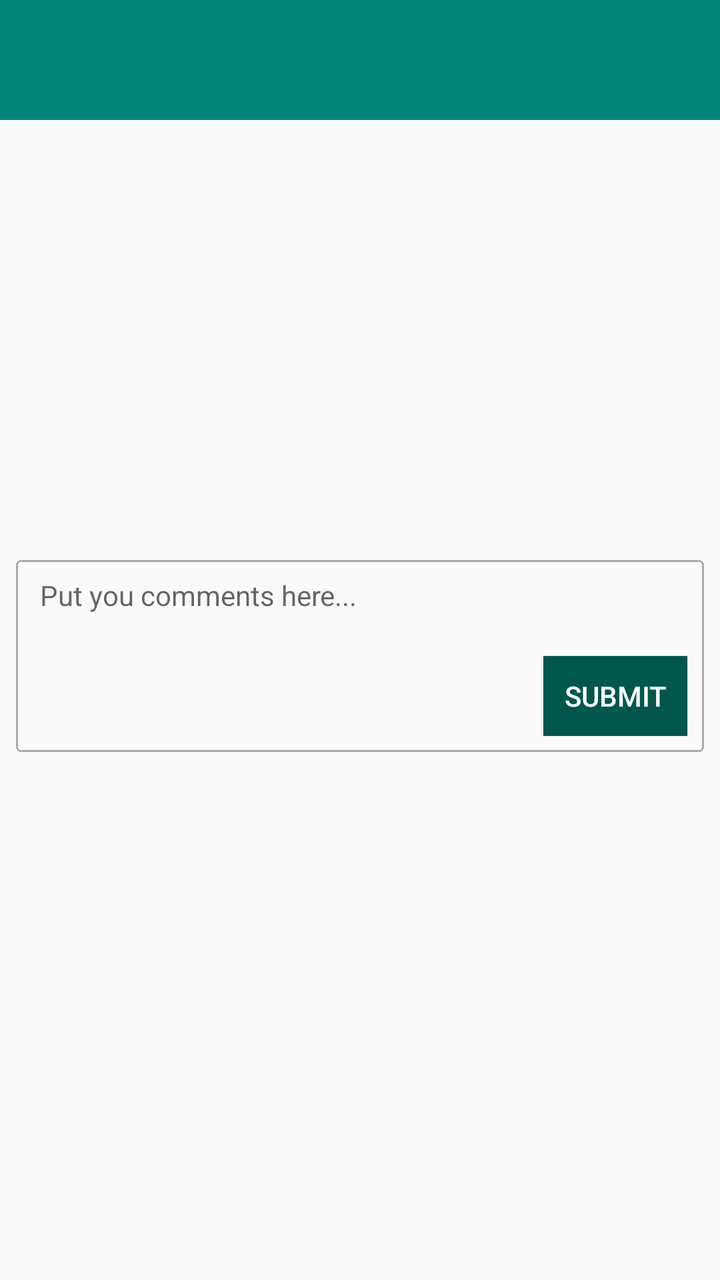
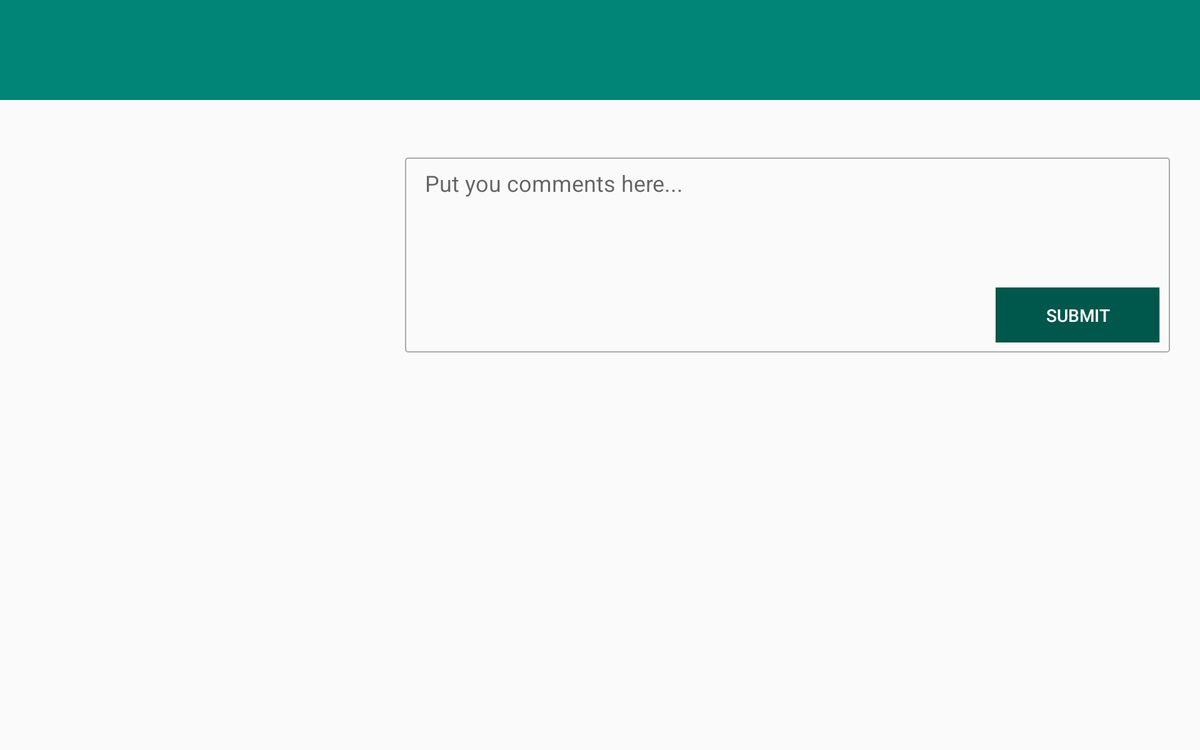

Two renders of one Android screen. The first uses the default layout on a phone; the second uses the alternative layout the repository ships for a different screen configuration, on a matching device. The two XML files are below.
<!-- AndroidManifest.xml: activity theme AppTheme.NoActionBar -->
<!-- res/layout/activity_details.xml -->
<?xml version="1.0" encoding="utf-8"?>
<LinearLayout xmlns:android="http://schemas.android.com/apk/res/android"
    xmlns:app="http://schemas.android.com/apk/res-auto"
    android:layout_width="match_parent"
    android:layout_height="match_parent"
    android:orientation="vertical">

    <com.google.android.material.appbar.AppBarLayout
        android:id="@+id/appbar"
        android:layout_width="match_parent"
        android:layout_height="60dp"
        android:theme="@style/AppTheme.AppBarOverlay">

        <androidx.appcompat.widget.Toolbar
            android:id="@+id/toolbar"
            android:layout_width="match_parent"
            android:layout_height="match_parent"
            android:contentInsetLeft="0dp"
            android:contentInsetStart="0dp"
            app:contentInsetLeft="0dp"
            app:contentInsetStart="0dp"
            android:contentInsetRight="0dp"
            android:contentInsetEnd="0dp"
            app:contentInsetRight="0dp"
            app:contentInsetEnd="0dp"
            app:popupTheme="@style/AppTheme.PopupOverlay">

            <FrameLayout
                android:layout_width="match_parent"
                android:layout_height="match_parent">


                <TextView
                    android:id="@+id/tv_title"
                    android:layout_width="match_parent"
                    android:layout_height="match_parent"
                    android:gravity="center"
                    android:textSize="18sp"
                    android:textColor="@color/colorWhite"
                    android:text=""/>


                <ImageView
                    android:layout_marginStart="24dp"
                    android:layout_gravity="center_vertical"
                    android:id="@+id/img_back"
                    android:layout_width="24dp"
                    android:layout_height="24dp"
                    app:srcCompat="@drawable/ic_backspace" />


            </FrameLayout>
        </androidx.appcompat.widget.Toolbar>


    </com.google.android.material.appbar.AppBarLayout>

    <ImageView
        android:id="@+id/img_image"
        android:layout_marginTop="16dp"
        android:layout_gravity="center_horizontal"
        android:layout_width="210dp"
        android:layout_height="180dp"/>

    <LinearLayout
        android:focusable="true"
        android:focusableInTouchMode="true"
        android:layout_marginTop="24dp"
        android:layout_marginStart="8dp"
        android:layout_marginEnd="8dp"
        android:layout_width="match_parent"
        android:layout_height="wrap_content"
        android:orientation="horizontal"
        android:weightSum="1"
        android:background="@drawable/draw_border"
        android:padding="8dp">

   <EditText
       android:hint="@string/comment_on_image"
       android:id="@+id/edt_comment"
       android:layout_weight=".78"
       android:layout_width="0dp"
       android:layout_height="80dp"
       android:background="@null"
       android:maxLines="3"
       android:gravity="start"
       android:textColor="@color/colorAccent"
       android:textSize="14sp"
       android:paddingStart="4dp"/>

        <Button
            android:id="@+id/btn_submit"
            android:layout_gravity="bottom|end"
            android:layout_weight=".22"
            android:layout_width="0dp"
            android:layout_height="40dp"
            android:text="@string/submit"
            android:background="@color/colorPrimaryDark"
            android:textColor="@color/colorWhite"/>

    </LinearLayout>

    <FrameLayout
        android:layout_margin="16dp"
        android:layout_width="match_parent"
        android:layout_height="match_parent">

        <androidx.recyclerview.widget.RecyclerView
            android:id="@+id/rv_comments"
            android:layout_width="match_parent"
            android:layout_height="match_parent"/>

        <LinearLayout
            android:visibility="gone"
            android:id="@+id/ll_nodetails"
            android:gravity="center"
            android:layout_gravity="center"
            android:layout_width="wrap_content"
            android:layout_height="wrap_content"
            android:orientation="vertical">

            <ImageView
                android:layout_width="80dp"
                android:layout_height="80dp"
                android:src="@mipmap/ic_launcher_round"/>

            <TextView
                android:textColor="@color/colorBlack"
                android:textSize="16sp"
                android:layout_marginTop="16dp"
                android:layout_width="wrap_content"
                android:layout_height="wrap_content"
                android:text="@string/no_data_found"/>

        </LinearLayout>

    </FrameLayout>



</LinearLayout>
<!-- resources referenced by this layout -->
<resources>
  <color name="colorAccent">#D81B60</color>
  <color name="colorBlack">#000000</color>
  <color name="colorPrimaryDark">#00574B</color>
  <color name="colorWhite">#FFFFFF</color>
  <!-- drawable draw_border (drawable) -->
  <?xml version="1.0" encoding="utf-8"?>
  <shape xmlns:android="http://schemas.android.com/apk/res/android"
      android:shape="rectangle">
      <corners
          android:radius="2dp"
           />
      <stroke
          android:width="1dp"
          android:color="@android:color/darker_gray" />
  </shape>
  <string name="comment_on_image">Put you comments here...</string>
  <string name="no_data_found">Data not available.</string>
  <string name="submit">Submit</string>
  <style name="AppTheme.AppBarOverlay" parent="ThemeOverlay.AppCompat.Dark.ActionBar" />
  <style name="AppTheme.PopupOverlay" parent="ThemeOverlay.AppCompat.Light" />
  <style name="AppTheme.NoActionBar">
          <item name="windowActionBar">false</item>
          <item name="windowNoTitle">true</item>
      </style>
</resources>
<!-- res/layout-sw600dp-land/activity_details.xml (the author's variant of the layout above) -->
<!-- drawn on a 7-inch tablet turned sideways -->
<?xml version="1.0" encoding="utf-8"?>
<ScrollView xmlns:android="http://schemas.android.com/apk/res/android"
    xmlns:app="http://schemas.android.com/apk/res-auto"
    android:layout_width="match_parent"
    android:layout_height="match_parent">

    <LinearLayout
        android:layout_width="match_parent"
        android:layout_height="match_parent"
        android:orientation="vertical">

        <com.google.android.material.appbar.AppBarLayout
            android:id="@+id/appbar"
            android:layout_width="match_parent"
            android:layout_height="80dp"
            android:theme="@style/AppTheme.AppBarOverlay">

            <androidx.appcompat.widget.Toolbar
                android:id="@+id/toolbar"
                android:layout_width="match_parent"
                android:layout_height="match_parent"
                android:contentInsetStart="0dp"
                android:contentInsetLeft="0dp"
                android:contentInsetEnd="0dp"
                android:contentInsetRight="0dp"
                app:contentInsetEnd="0dp"
                app:contentInsetLeft="0dp"
                app:contentInsetRight="0dp"
                app:contentInsetStart="0dp"
                app:popupTheme="@style/AppTheme.PopupOverlay">

                <FrameLayout
                    android:layout_width="match_parent"
                    android:layout_height="match_parent">


                    <TextView
                        android:id="@+id/tv_title"
                        android:layout_width="match_parent"
                        android:layout_height="match_parent"
                        android:gravity="center"
                        android:text=""
                        android:textColor="@color/colorWhite"
                        android:textSize="18sp" />


                    <ImageView
                        android:id="@+id/img_back"
                        android:layout_width="40dp"
                        android:layout_height="40dp"
                        android:layout_gravity="center_vertical"
                        android:layout_marginStart="24dp"
                        app:srcCompat="@drawable/ic_backspace" />


                </FrameLayout>
            </androidx.appcompat.widget.Toolbar>


        </com.google.android.material.appbar.AppBarLayout>

        <RelativeLayout
            android:focusable="true"
            android:focusableInTouchMode="true"
            android:layout_width="match_parent"
            android:layout_height="wrap_content"
            android:layout_margin="16dp">

            <ImageView
                android:id="@+id/img_image"
                android:layout_width="300dp"
                android:layout_height="220dp" />

            <LinearLayout
                android:layout_width="match_parent"
                android:layout_height="wrap_content"
                android:layout_marginStart="8dp"
                android:layout_marginTop="30dp"
                android:layout_marginEnd="8dp"
                android:layout_toEndOf="@+id/img_image"
                android:background="@drawable/draw_border"
                android:focusable="true"
                android:focusableInTouchMode="true"
                android:orientation="horizontal"
                android:padding="8dp"
                android:weightSum="1">

                <EditText
                    android:id="@+id/edt_comment"
                    android:layout_width="0dp"
                    android:layout_height="140dp"
                    android:layout_weight=".78"
                    android:background="@null"
                    android:gravity="start"
                    android:hint="@string/comment_on_image"
                    android:maxLines="3"
                    android:paddingStart="8dp"
                    android:textColor="@color/colorAccent"
                    android:textSize="18sp" />

                <Button
                    android:id="@+id/btn_submit"
                    android:layout_width="0dp"
                    android:layout_height="44dp"
                    android:layout_gravity="bottom|end"
                    android:layout_weight=".22"
                    android:background="@color/colorPrimaryDark"
                    android:text="@string/submit"
                    android:textColor="@color/colorWhite" />

            </LinearLayout>
        </RelativeLayout>

        <FrameLayout
            android:layout_margin="16dp"
            android:layout_width="match_parent"
            android:layout_height="match_parent"
            android:layout_marginStart="16dp"
            android:layout_marginEnd="16dp"
            android:layout_marginBottom="16dp">

            <androidx.recyclerview.widget.RecyclerView
                android:id="@+id/rv_comments"
                android:layout_width="match_parent"
                android:layout_height="match_parent"
                />

            <LinearLayout
                android:visibility="gone"
                android:id="@+id/ll_nodetails"
                android:gravity="center"
                android:layout_gravity="center"
                android:layout_width="wrap_content"
                android:layout_height="wrap_content"
                android:orientation="vertical">

                <ImageView
                    android:layout_width="100dp"
                    android:layout_height="100dp"
                    android:src="@mipmap/ic_launcher_round"/>

                <TextView
                    android:textColor="@color/colorBlack"
                    android:textSize="20sp"
                    android:layout_marginTop="16dp"
                    android:layout_width="wrap_content"
                    android:layout_height="wrap_content"
                    android:text="@string/no_data_found"/>

            </LinearLayout>


        </FrameLayout>
    </LinearLayout>

</ScrollView>
